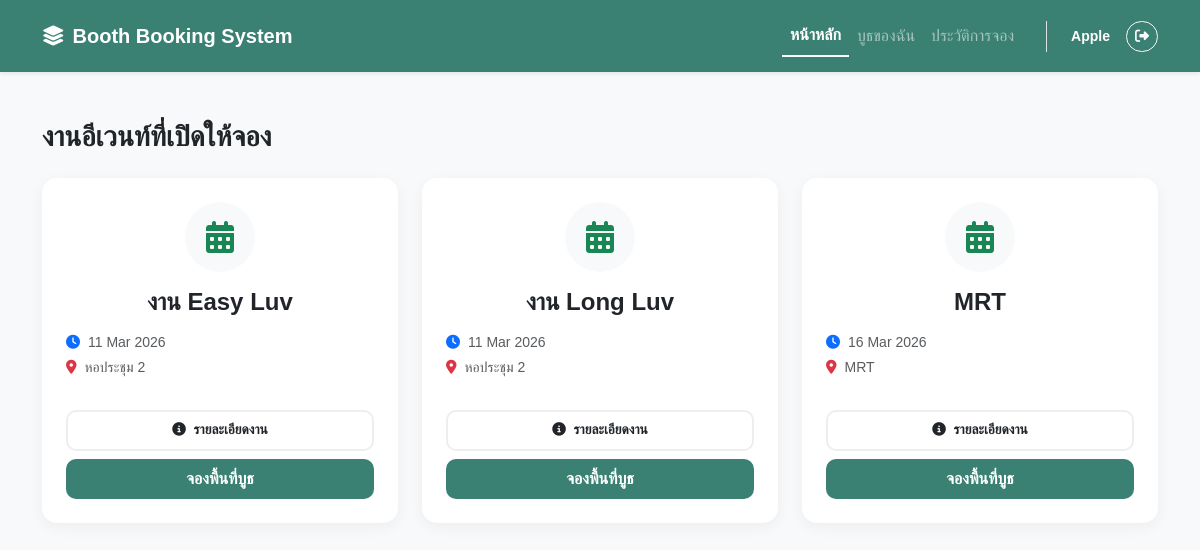
Page /Final/index.php (signed in) on the committed database.
### tables this page shows
CREATE TABLE `events` (
  `id` int(11) NOT NULL,
  `event_name` varchar(255) NOT NULL,
  `event_date` date NOT NULL,
  `location` varchar(255) DEFAULT NULL,
  `created_at` timestamp NOT NULL DEFAULT current_timestamp()
);

### Final/index.php (the view, shortened to what this page needs)
<?php
include 'config.php';
$filter = isset($_GET['filter']) ? $_GET['filter'] : 'all';
if (isset($_SESSION['owner_id'])) {
    $owner_id = $_SESSION['owner_id'];
    $stmt_events = $conn->query("SELECT * FROM events ORDER BY event_date ASC");
    $events = $stmt_events->fetchAll();
    $sql_confirmed = "SELECT b.*, e.event_name, t.type_name
                      FROM event_bookings b
                      LEFT JOIN events e ON b.event_id = e.id
                      LEFT JOIN booth_types t ON b.type_id = t.id
                      WHERE b.owner_id = ? AND b.booking_status = 'confirmed'
                      ORDER BY b.id DESC";
    $stmt_conf = $conn->prepare($sql_confirmed);
    $stmt_conf->execute([$owner_id]);
    $confirmed_bookings = $stmt_conf->fetchAll();
}
?>
<!DOCTYPE html>
<html lang="th">
<head>
    <link href="https://cdn.jsdelivr.net/npm/bootstrap@5.3.0/dist/css/bootstrap.min.css" rel="stylesheet">
    <link rel="stylesheet" href="https://cdnjs.cloudflare.com/ajax/libs/font-awesome/6.4.0/css/all.min.css">
</head>
<body>
<?php if (isset($_SESSION['owner_id'])): ?>
    <nav class="navbar navbar-expand-lg navbar-dark shadow-sm sticky-top">
        <div class="container">
            <a class="navbar-brand fw-bold" href="index.php">
                <i class="fas fa-layer-group me-2"></i>Booth Booking System
            </a>
            <div class="collapse navbar-collapse" id="userNavbar">
                <ul class="navbar-nav ms-auto align-items-center">
                    <li class="nav-item"><a class="nav-link <?php echo $filter == 'all' ? 'active' : ''; ?>" href="index.php">หน้าหลัก</a></li>
                    <li class="nav-item"><a class="nav-link <?php echo $filter == 'confirmed' ? 'active' : ''; ?>" href="index.php?filter=confirmed">บูธของฉัน</a></li>
                    <li class="nav-item"><a class="nav-link" href="my_bookings.php">ประวัติการจอง</a></li>
                    <li class="nav-item ms-lg-4 border-start ps-lg-4 text-white">
                        <div class="d-flex align-items-center">
                            <span class="fw-bold me-3 small"><?php echo htmlspecialchars($_SESSION['shop_name']); ?></span>
                            <a href="logout_user.php" class="btn btn-sm btn-outline-light rounded-pill"><i class="fas fa-sign-out-alt"></i></a>
                        </div>
                    </li>
                </ul>
            </div>
        </div>
    </nav>
    <div class="container mt-5 pb-5">
        <?php if ($filter == 'confirmed'): ?>
            <h3 class="fw-bold mb-4">รายการจองที่ได้รับการยืนยัน</h3>
            <div class="status-table border">
                <table class="table table-hover align-middle mb-0">
                    <thead class="bg-light">
                        <tr><th class="ps-4">งานอีเวนท์</th><th>ประเภทบูธ</th><th>สถานะกิจกรรม</th><th class="text-center">การจัดการ</th></tr>
                    </thead>
                    <tbody>
                        <?php foreach ($confirmed_bookings as $b): ?>
                        <tr>
                            <td class="ps-4 fw-bold"><?php echo htmlspecialchars($b['event_name']); ?></td>
                            <td><?php echo htmlspecialchars($b['type_name']); ?></td>
                            <td><?php echo $b['has_activity'] == 'yes' ? '<span class="badge bg-primary">จัดกิจกรรม</span>' : '<span class="badge bg-secondary">ไม่มีกิจกรรม</span>'; ?></td>
                            <td class="text-center">
                                <?php if($b['has_activity'] == 'yes'): ?>
                                    <a href="manage_activity.php?id=<?php echo $b['id']; ?>" class="btn btn-sm btn-dark px-3 rounded-pill"><i class="fas fa-qrcode me-1"></i> จัดการคิว</a>
                                <?php endif; ?>
                            </td>
                        </tr>
                        <?php endforeach; ?>
                    </tbody>
                </table>
            </div>
        <?php else: ?>
            <h3 class="fw-bold mb-4">งานอีเวนท์ที่เปิดให้จอง</h3>
            <div class="row g-4">
                <?php foreach ($events as $event): ?>
                <div class="col-md-4">
                    <div class="card event-card h-100 border-0">
                        <div class="card-body p-4 text-center d-flex flex-column">
                            <div class="mb-3">
                                <div class="bg-light d-inline-flex align-items-center justify-content-center rounded-circle" style="width: 70px; height: 70px;">
                                    <i class="fas fa-calendar-alt fa-2x text-success"></i>
                                </div>
                            </div>
                            <h4 class="fw-bold text-dark mb-3"><?php echo htmlspecialchars($event['event_name']); ?></h4>
                            <div class="mb-4 small text-muted text-start">
                                <p class="mb-1"><i class="fas fa-clock me-2 text-primary"></i><?php echo date('d M Y', strtotime($event['event_date'])); ?></p>
                                <p class="mb-0"><i class="fas fa-map-marker-alt text-danger me-2"></i><?php echo htmlspecialchars($event['location']); ?></p>
                            </div>
                            <div class="row g-2 mt-auto">
                                <div class="col-12">
                                    <button class="btn btn-info-event w-100 py-2" data-bs-toggle="modal" data-bs-target="#eventModal<?php echo $event['id']; ?>">
                                        <i class="fas fa-info-circle me-1"></i> รายละเอียดงาน
                                    </button>
                                </div>
                                <div class="col-12">
                                    <a href="booking.php?event_id=<?php echo $event['id']; ?>" class="btn btn-su w-100 py-2">จองพื้นที่บูธ</a>
                                </div>
                            </div>
                        </div>
                    </div>
                </div>
                <?php endforeach; ?>
            </div>
        <?php endif; ?>
    </div>
<?php endif; ?>
</body>
</html>

### Final/index.php (style rules this page uses)
:root { --su-green: #3a8173; --su-dark: #2d6358; }
body { background-color: #f8f9fa; font-family: 'Sarabun', sans-serif; }
.navbar { background: var(--su-green) !important; padding: 15px 0; }
.nav-link.active { font-weight: bold; border-bottom: 2px solid white; }
.event-card { border: none; border-radius: 15px; box-shadow: 0 4px 15px rgba(0,0,0,0.05); transition: 0.3s; background: white; }
.btn-su { background: var(--su-green); color: white; border-radius: 10px; border: none; font-weight: bold; }
.btn-info-event { border-radius: 10px; font-weight: bold; font-size: 0.85rem; border: 2px solid #eee; background: white; }

### rows in the picture
events: event_name "งาน Easy Luv", event_date "11 Mar 2026", location "หอประชุม 2"
events: event_name "งาน Long Luv", event_date "11 Mar 2026", location "หอประชุม 2"
events: event_name "MRT", event_date "16 Mar 2026", location "MRT"

### other values in the picture
$_SESSION['shop_name'] "Apple"
